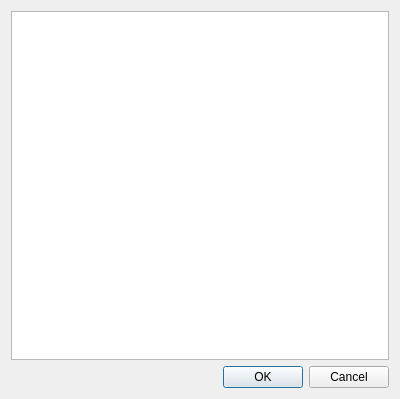
<?xml version="1.0" encoding="UTF-8"?>
<ui version="4.0">
 <class>DlgSelectComponents</class>
 <widget class="QDialog" name="DlgSelectComponents">
  <property name="windowModality">
   <enum>Qt::ApplicationModal</enum>
  </property>
  <property name="geometry">
   <rect>
    <x>0</x>
    <y>0</y>
    <width>400</width>
    <height>399</height>
   </rect>
  </property>
  <property name="windowTitle">
   <string>Select Components</string>
  </property>
  <layout class="QVBoxLayout" name="verticalLayout">
   <item>
    <widget class="QListWidget" name="listWidget">
     <property name="alternatingRowColors">
      <bool>true</bool>
     </property>
     <property name="selectionMode">
      <enum>QAbstractItemView::SingleSelection</enum>
     </property>
     <property name="selectionBehavior">
      <enum>QAbstractItemView::SelectItems</enum>
     </property>
    </widget>
   </item>
   <item>
    <widget class="QDialogButtonBox" name="buttonBox">
     <property name="orientation">
      <enum>Qt::Horizontal</enum>
     </property>
     <property name="standardButtons">
      <set>QDialogButtonBox::Cancel|QDialogButtonBox::Ok</set>
     </property>
    </widget>
   </item>
  </layout>
 </widget>
 <resources/>
 <connections>
  <connection>
   <sender>buttonBox</sender>
   <signal>accepted()</signal>
   <receiver>DlgSelectComponents</receiver>
   <slot>accept()</slot>
   <hints>
    <hint type="sourcelabel">
     <x>248</x>
     <y>254</y>
    </hint>
    <hint type="destinationlabel">
     <x>157</x>
     <y>274</y>
    </hint>
   </hints>
  </connection>
  <connection>
   <sender>buttonBox</sender>
   <signal>rejected()</signal>
   <receiver>DlgSelectComponents</receiver>
   <slot>reject()</slot>
   <hints>
    <hint type="sourcelabel">
     <x>316</x>
     <y>260</y>
    </hint>
    <hint type="destinationlabel">
     <x>286</x>
     <y>274</y>
    </hint>
   </hints>
  </connection>
 </connections>
</ui>
